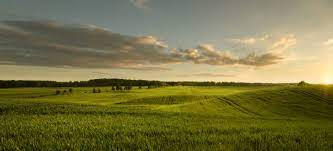
#> input picture indir.jpeg, 333 x 151 px
$ python scaning.py
#> lines starting #> are read from the running program, lines starting #| are printed output that depends on the picture
import numpy as np
import matplotlib.pyplot as plt
from skimage.transform import radon, iradon
from skimage.io import imread
from skimage.color import rgb2gray
from numpy.fft import fft2, ifft2, fftshift, ifftshift

def apply_radon_transform(image):
    theta = np.linspace(0., 180., max(image.shape), endpoint=False)
    sinogram = radon(image, theta=theta)
    reconstructed_image = iradon(sinogram, theta=theta, filter_name='ramp', circle=False)
    return reconstructed_image, sinogram

def apply_fourier_transform(image):
    f_transform = fft2(image)
    f_transform_shifted = fftshift(f_transform)
    magnitude_spectrum = 20*np.log(np.abs(f_transform_shifted))
    f_ishift = ifftshift(f_transform_shifted)
    reconstructed_image = np.abs(ifft2(f_ishift))
    return reconstructed_image, magnitude_spectrum

def visualize_results(image, original, radon_reconstructed, radon_sinogram, fourier_reconstructed, fourier_spectrum):
    fig, axes = plt.subplots(3, 2, figsize=(12, 18))

    axes[0, 0].set_title("Orijinal Görüntü")
    axes[0, 0].imshow(image, cmap=plt.cm.Greys_r)
    axes[0, 0].axis('off')

    # Orijinal görüntü
    axes[0, 1].set_title("Gray Görüntü")
    axes[0, 1].imshow(original, cmap=plt.cm.Greys_r)
    axes[0, 1].axis('off')

    # Radon dönüşümü (sinogram)
    axes[1, 0].set_title("\n\n\n\nRadon Dönüşümü")
    axes[1, 0].imshow(radon_sinogram, cmap=plt.cm.Greys_r, extent=(0, 180, 0, radon_sinogram.shape[0]), aspect='auto')
    axes[1, 0].axis('off')

    # Radon ile geri dönüştürülmüş görüntü
    axes[1, 1].set_title("\nRadon ile Geri Dönüşüm")
    axes[1, 1].imshow(radon_reconstructed, cmap=plt.cm.Greys_r)
    axes[1, 1].axis('off')

    # Fourier dönüşümünün büyüklük spektrumu
    axes[2, 0].set_title("\n\n\n\nFourier Dönüşümü")
    axes[2, 0].imshow(fourier_spectrum, cmap=plt.cm.Greys_r)
    axes[2, 0].axis('off')

    # Fourier ile geri dönüştürülmüş görüntü
    axes[2, 1].set_title("\nFourier ile Geri Dönüşüm")
    axes[2, 1].imshow(fourier_reconstructed, cmap=plt.cm.Greys_r)
    axes[2, 1].axis('off')

    plt.tight_layout()
    plt.show()

def main():
    # Görüntüyü yükle
    image_path = 'indir.jpeg'  # Gerçek dosya yolunu belirtin
    image = imread(image_path)
#> image is the input picture: shape (151, 333, 3); mean R, G, B 120.9, 116, 69.7
    image_gray = rgb2gray(image)
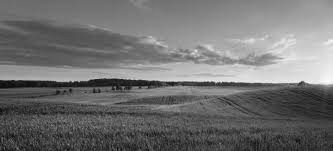
#> image_gray: shape (151, 333) float64; min 0.0271, max 0.987, mean 0.446

    # Radon dönüşümü ve geri dönüşüm
    radon_reconstructed, radon_sinogram = apply_radon_transform(image_gray)
#> in apply_radon_transform, `sinogram = radon(image, theta=theta)`:
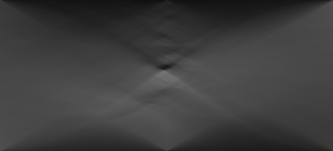
#> sinogram: shape (151, 333) float64; min 16.79, max 116.6, mean 61.9
#> in apply_radon_transform, `reconstructed_image = iradon(sinogram, theta=theta, filter_name='ramp'..`:
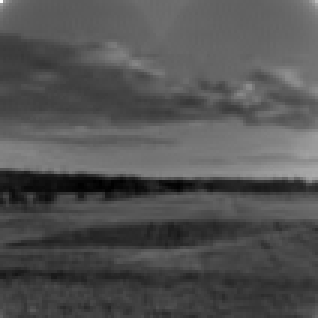
#> reconstructed_image: shape (106, 106) float64 (shown 3 times larger); min 0.0399, max 1.36, mean 0.469; drawn with min black and max white

    # Fourier dönüşümü ve geri dönüşüm
    fourier_reconstructed, fourier_spectrum = apply_fourier_transform(image_gray)
#> in apply_fourier_transform, `magnitude_spectrum = 20*np.log(np.abs(f_transform_shifted))`:
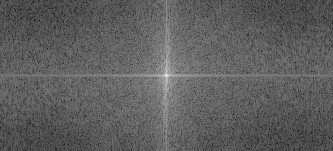
#> magnitude_spectrum: shape (151, 333) float64; min -67.53, max 200.4, mean 32; drawn with min black and max white

    # Sonuçları görselleştir
    visualize_results(image, image_gray, radon_reconstructed, radon_sinogram, fourier_reconstructed, fourier_spectrum)

if __name__ == "__main__":
    main()
